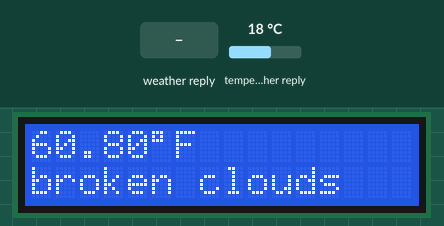
Recording of a sketch running on a simulated ESP32. Shown: 16×2 character LCD. The inputs (shaded band) are chosen by the test bench; at power-on: temperature in the weather reply 18 °C. WiFi joins after 1.5 s; servers stay silent unless stated; web services answer with replies made up by the test bench; what the sketch prints to the serial monitor is not drawn.

Above: at 3.4 s.
3.5 s: weather in the web reply set to Clear
At 15.3 s:
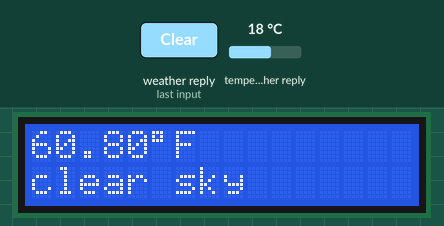
15.6 s: weather in the web reply set to Rain
At 26.5 s:
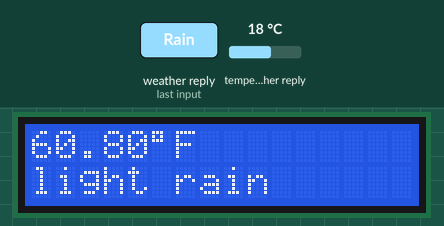
26.9 s: weather in the web reply set to Snow
At 37.8 s:
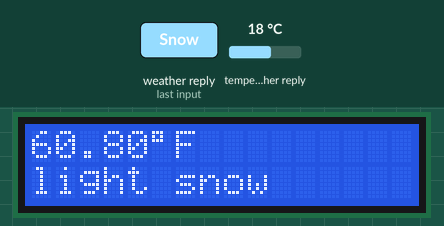
38.2 s: weather in the web reply set to Thunderstorm
At 49.1 s:
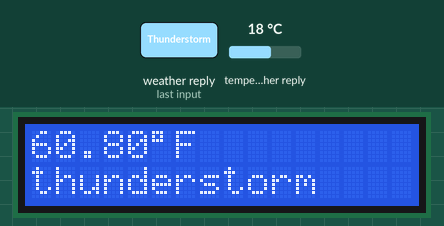
49.6 s: weather in the web reply set to Mist
At 60.2 s:
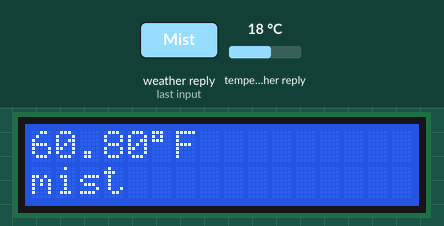
60.9 s: temperature in the weather reply set to -14 °C
At 72.9 s:
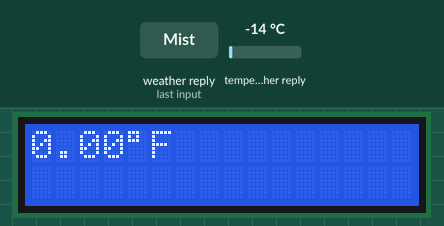
Timing chart, 0 to 74.2 s (numbered marks = the images above; inputs shaded):
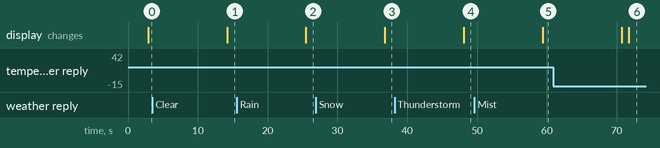

The sketch:

ESP-wifi-lcd_1.ino
```cpp
// Make sure these are installed via library manager
#include <ArduinoJson.h>
#include <Adafruit_LiquidCrystal.h>

// These should be included
#include <WiFi.h>
#include "Wire.h"
#include <time.h>

const char* ssid = "HP Setup";    //  your network SSID (name)
const char* passw = "detkin101";  //  your network PASSWORD ()

//open weather map api key
// You need to sign up and get your own key
String apiKey = "";

//the city you want the weather for
String location = "19104,US";

int status = WL_IDLE_STATUS;
char server[] = "api.openweathermap.org";

WiFiClient client;

// TODO: Connect manually (individual wires) on Arduino; Send data as a block over serial
// Connect via i2c, default address #0 (A0-A2 not jumpered)
Adafruit_LiquidCrystal lcd(0);

StaticJsonDocument<128> filter;

JsonObject filter_list_0 = filter["list"].createNestedObject();


void setup() {
  //Initialize serial and wait for port to open:
  Serial.begin(115200);
  // set up the LCD's number of rows and columns:
  Serial2.begin(9600);

//Setup JSON Filter
  filter_list_0["dt"] = true;
  filter_list_0["main"]["temp"] = true;
  filter_list_0["weather"][0]["description"] = true;
  filter["city"]["name"] = true;

  lcd.begin(16, 2);
// Print a message to the LCD.

  lcd.setBacklight(HIGH);

  WiFi.begin(ssid, passw);

  Serial.print("Connecting to ");
  Serial.println(ssid);
  while (WiFi.status() != WL_CONNECTED) {
    delay(500);
    Serial.print(".");
  }
  Serial.println("Connected to wifi");
  Serial.println("IP address: ");
  Serial.println(WiFi.localIP());
}

void loop() {
  getWeather();
  delay(10000);
}


void getWeather() {

  Serial.println("\nStarting connection to server...");
  // if you get a connection, report back via serial:
  if (client.connect(server, 80)) {
    Serial.println("connected to server");
    // Make a HTTP request:
    client.print("GET /data/2.5/forecast?");
    client.print("q=" + location);
    client.print("&appid=" + apiKey);
    client.print("&cnt=1");
    client.println("&units=imperial");
    client.println("Host: api.openweathermap.org");
    client.println("Connection: close");
    client.println();
  } else {
    Serial.println("unable to connect");
  }

  delay(1000);
  String line = "";

 while (client.connected()) {

    StaticJsonDocument<256> docum;
    DeserializationError error = deserializeJson(docum, client, DeserializationOption::Filter(filter));
    JsonObject list_0 = docum["list"][0];
    time_t dt = list_0["dt"];
    float temperature = list_0["main"]["temp"]; // 74.91
    lcd.setCursor(0, 0);
    lcd.print(temperature);
    lcd.print((char) 0xDF);
    lcd.print("F ");
    const char* weather_desc = list_0["weather"][0]["description"]; // "light rain"

    Serial.print("Temperature: ");
    Serial.println(temperature);

    lcd.setCursor(0,1);
    lcd.print(weather_desc);
    lcd.print("                 ");

    Serial.print("Weather: ");
    Serial.println(weather_desc);

  }
}
```

Measured:
- after the input at 3.5 s, the display: changes after 10.7 s (image 1)
- after the input at 15.6 s, the display: changes after 9.9 s (image 2)
- after the input at 26.9 s, the display: changes after 9.9 s (image 3)
- after the input at 38.2 s, the display: changes after 9.9 s (image 4)
- after the input at 49.6 s, the display: changes after 9.8 s (image 5)
- after the input at 60.9 s, the display: first changes after 9.8 s (image 6 shows a later state)
